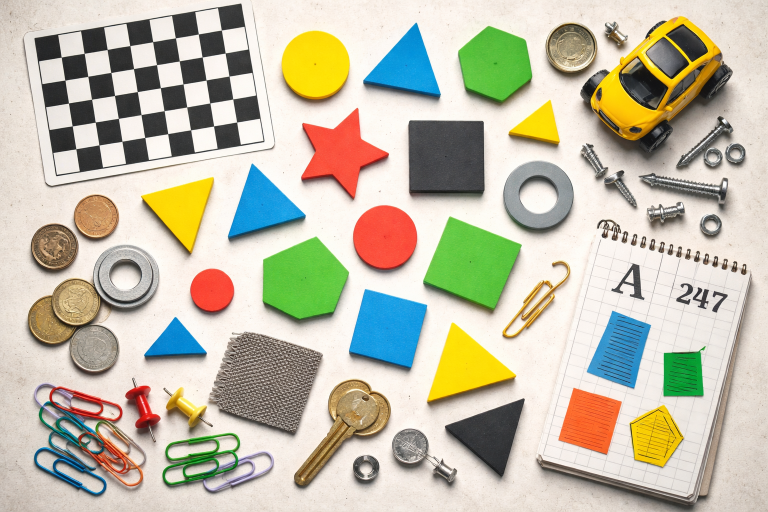
#> input picture 4-Computer-Vision/4.3-Classical-Computer-Vision/code/imgs/test.png, 1536 x 1024 px (shown at 1/2 size)
$ python morphological_operate.py
#> lines starting #> are read from the running program, lines starting #| are printed output that depends on the picture; after the words box and inside, x2 and y2 are one past the last pixel; in counts of white or black regions, pixels touching at a corner belong together
### 4-Computer-Vision/4.3-Classical-Computer-Vision/code/interactive_cv_utils.py
import os
from typing import List, Sequence, Tuple

import cv2
import numpy as np


MAX_PREVIEW_WIDTH = 1200
MAX_DISPLAY_WIDTH = 1600
MAX_DISPLAY_HEIGHT = 900
PANEL_GAP = 8
PANEL_BACKGROUND = (18, 18, 18)
STATUS_FONT_SCALE = 0.95
STATUS_TEXT_THICKNESS = 2
STATUS_LINE_HEIGHT = 40
STATUS_TEXT_PADDING_X = 20
STATUS_TEXT_PADDING_Y = 22


def noop(_: int) -> None:
    pass


def load_image_from_script_dir(
    script_file: str,
    relative_path: str,
    flags: int = cv2.IMREAD_COLOR,
) -> np.ndarray:
#> called with relative_path = 'imgs/test.png', flags = 1
    base_dir = os.path.dirname(script_file)
    image_path = os.path.join(base_dir, relative_path)
    if not os.path.exists(image_path):
        raise FileNotFoundError(f"Source image not found: {image_path}")

    image = cv2.imread(image_path, flags)
#> image is the input picture: shape (1024, 1536, 3); mean B, G, R 169, 189.3, 193.6
    if image is None:
        raise ValueError(f"Failed to load image: {image_path}")
    return image


def resize_by_scale(image: np.ndarray, scale: float) -> np.ndarray:
    if scale == 1.0:
        return image.copy()

    interpolation = cv2.INTER_AREA if scale < 1.0 else cv2.INTER_LINEAR
    return cv2.resize(
        image,
        None,
        fx=scale,
        fy=scale,
        interpolation=interpolation,
    )


def prepare_preview(
    image: np.ndarray,
    max_width: int = MAX_PREVIEW_WIDTH,
) -> Tuple[np.ndarray, float]:
#> called with max_width = 1200
    height, width = image.shape[:2]
    if width <= max_width:
        return image.copy(), 1.0

    scale = max_width / float(width)
    return resize_by_scale(image, scale), scale


def fit_for_display(
    image: np.ndarray,
    max_width: int = MAX_DISPLAY_WIDTH,
    max_height: int = MAX_DISPLAY_HEIGHT,
) -> np.ndarray:
    height, width = image.shape[:2]
    scale = min(max_width / float(width), max_height / float(height), 1.0)
    return resize_by_scale(image, scale)


def ensure_color(image: np.ndarray) -> np.ndarray:
    if image.ndim == 2:
        return cv2.cvtColor(image, cv2.COLOR_GRAY2BGR)
    if image.shape[2] == 1:
        return cv2.cvtColor(image, cv2.COLOR_GRAY2BGR)
    return image.copy()


# [6 lines left out: function normalize_to_uint8, not called in this run]


def draw_corner_label(image: np.ndarray, text: str) -> np.ndarray:
    labeled = ensure_color(image)
    font = cv2.FONT_HERSHEY_SIMPLEX
    font_scale = max(0.95, min(labeled.shape[:2]) / 600.0)
    thickness = max(2, int(round(font_scale * 2)))
    padding = 14

    (text_width, text_height), baseline = cv2.getTextSize(text, font, font_scale, thickness)
    box_width = text_width + padding * 2
    box_height = text_height + baseline + padding * 2

    overlay = labeled.copy()
    cv2.rectangle(overlay, (12, 12), (12 + box_width, 12 + box_height), (0, 0, 0), -1)
    cv2.addWeighted(overlay, 0.55, labeled, 0.45, 0, labeled)
    cv2.putText(
        labeled,
        text,
        (12 + padding, 12 + padding + text_height),
        font,
        font_scale,
        (0, 0, 0),
        thickness + 2,
        cv2.LINE_AA,
    )
    cv2.putText(
        labeled,
        text,
        (12 + padding, 12 + padding + text_height),
        font,
        font_scale,
        (255, 255, 255),
        thickness,
        cv2.LINE_AA,
    )
    return labeled


def wrap_text_lines(
    lines: Sequence[str],
    max_width: int,
    font: int,
    font_scale: float,
    thickness: int,
) -> List[str]:
    wrapped_lines: List[str] = []

    for line in lines:
        words = line.split(" ")
        if not words:
            wrapped_lines.append("")
            continue

        current = words[0]
        for word in words[1:]:
            candidate = current + " " + word
            candidate_width, _ = cv2.getTextSize(candidate, font, font_scale, thickness)
            if candidate_width[0] <= max_width:
                current = candidate
            else:
                wrapped_lines.append(current)
                current = word
        wrapped_lines.append(current)

    return wrapped_lines


def build_status_panel(width: int, lines: Sequence[str]) -> np.ndarray:
    font = cv2.FONT_HERSHEY_SIMPLEX
    max_text_width = max(200, width - STATUS_TEXT_PADDING_X * 2)
    wrapped_lines = wrap_text_lines(
        lines,
        max_text_width,
        font,
        STATUS_FONT_SCALE,
        STATUS_TEXT_THICKNESS,
    )
    panel_height = STATUS_TEXT_PADDING_Y * 2 + len(wrapped_lines) * STATUS_LINE_HEIGHT
    panel = np.full((panel_height, width, 3), PANEL_BACKGROUND, dtype=np.uint8)

    for index, line in enumerate(wrapped_lines):
        y = STATUS_TEXT_PADDING_Y + 24 + index * STATUS_LINE_HEIGHT
        cv2.putText(
            panel,
            line,
            (STATUS_TEXT_PADDING_X, y),
            font,
            STATUS_FONT_SCALE,
            (0, 0, 0),
            STATUS_TEXT_THICKNESS + 2,
            cv2.LINE_AA,
        )
        cv2.putText(
            panel,
            line,
            (STATUS_TEXT_PADDING_X, y),
            font,
            STATUS_FONT_SCALE,
            (235, 235, 235),
            STATUS_TEXT_THICKNESS,
            cv2.LINE_AA,
        )

    return panel


def odd_kernel_from_slider(slider_value: int, minimum: int = 1) -> int:
    return max(minimum, slider_value * 2 + 1)


# [4 lines left out: function optional_blur_kernel_from_slider, not called in this run]


def stack_panels(images: Sequence[np.ndarray]) -> np.ndarray:
    prepared = [ensure_color(image) for image in images]
    height = max(image.shape[0] for image in prepared)
    panels: List[np.ndarray] = []

    for index, image in enumerate(prepared):
        if image.shape[0] < height:
            padded = np.full((height, image.shape[1], 3), PANEL_BACKGROUND, dtype=np.uint8)
            padded[: image.shape[0], : image.shape[1]] = image
            panels.append(padded)
        else:
            panels.append(image)

        if index != len(prepared) - 1:
            gap = np.full((height, PANEL_GAP, 3), PANEL_BACKGROUND, dtype=np.uint8)
            panels.append(gap)

    return np.hstack(panels)


def build_canvas(
    labeled_panels: Sequence[Tuple[str, np.ndarray]],
    status_lines: Sequence[str],
) -> np.ndarray:
    panel_count = max(1, len(labeled_panels))
    target_panel_width = max(
        320,
        int((MAX_DISPLAY_WIDTH - PANEL_GAP * (panel_count - 1)) / float(panel_count)),
    )

    resized_panels = []
    for label, image in labeled_panels:
        display_image = ensure_color(image)
        width = display_image.shape[1]
        if width > target_panel_width:
            scale = target_panel_width / float(width)
            display_image = resize_by_scale(display_image, scale)
        resized_panels.append(draw_corner_label(display_image, label))

    comparison = stack_panels(resized_panels)
    panel = build_status_panel(comparison.shape[1], status_lines)
    return fit_for_display(np.vstack([comparison, panel]))

### 4-Computer-Vision/4.3-Classical-Computer-Vision/code/morphological_operate.py
import cv2
import numpy as np
from typing import List, Optional, Tuple

from interactive_cv_utils import (
    build_canvas,
    load_image_from_script_dir,
    noop,
    odd_kernel_from_slider,
    prepare_preview,
)


WINDOW_NAME = "Interactive Morphology Demo"
MORPH_OPERATION_NAMES = [
    "Erode",
    "Dilate",
    "Opening",
    "Closing",
]
KERNEL_SHAPE_NAMES = [
    "Rect",
    "Ellipse",
    "Cross",
]


def build_structuring_element(shape_index: int, kernel_size: int) -> np.ndarray:
    shape_map = {
        0: cv2.MORPH_RECT,
        1: cv2.MORPH_ELLIPSE,
        2: cv2.MORPH_CROSS,
    }
    return cv2.getStructuringElement(shape_map.get(shape_index, cv2.MORPH_RECT), (kernel_size, kernel_size))


def apply_morphology(
    image,
    operation_index: int,
    threshold_value: int,
    kernel_slider: int,
    iterations_slider: int,
    shape_index: int,
) -> Tuple[np.ndarray, np.ndarray, List[str]]:
#> called with operation_index = 2, threshold_value = 170, kernel_slider = 2, iterations_slider = 1, shape_index = 0
    gray_image = cv2.cvtColor(image, cv2.COLOR_BGR2GRAY)
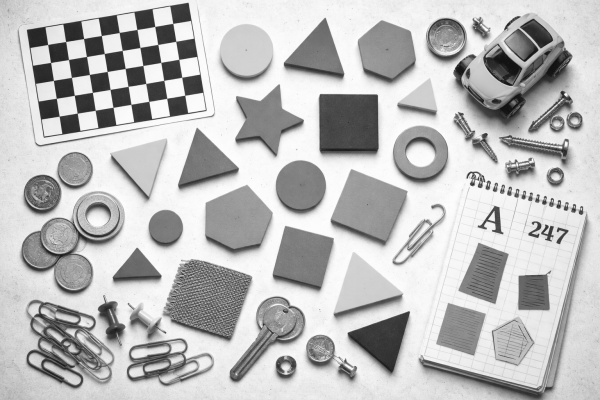
#> gray_image: shape (800, 1200) (shown at 1/2 size); min 13, max 254, mean 188.3
    gray_image = cv2.GaussianBlur(gray_image, (5, 5), 0)
    _, mask = cv2.threshold(gray_image, threshold_value, 255, cv2.THRESH_BINARY_INV)
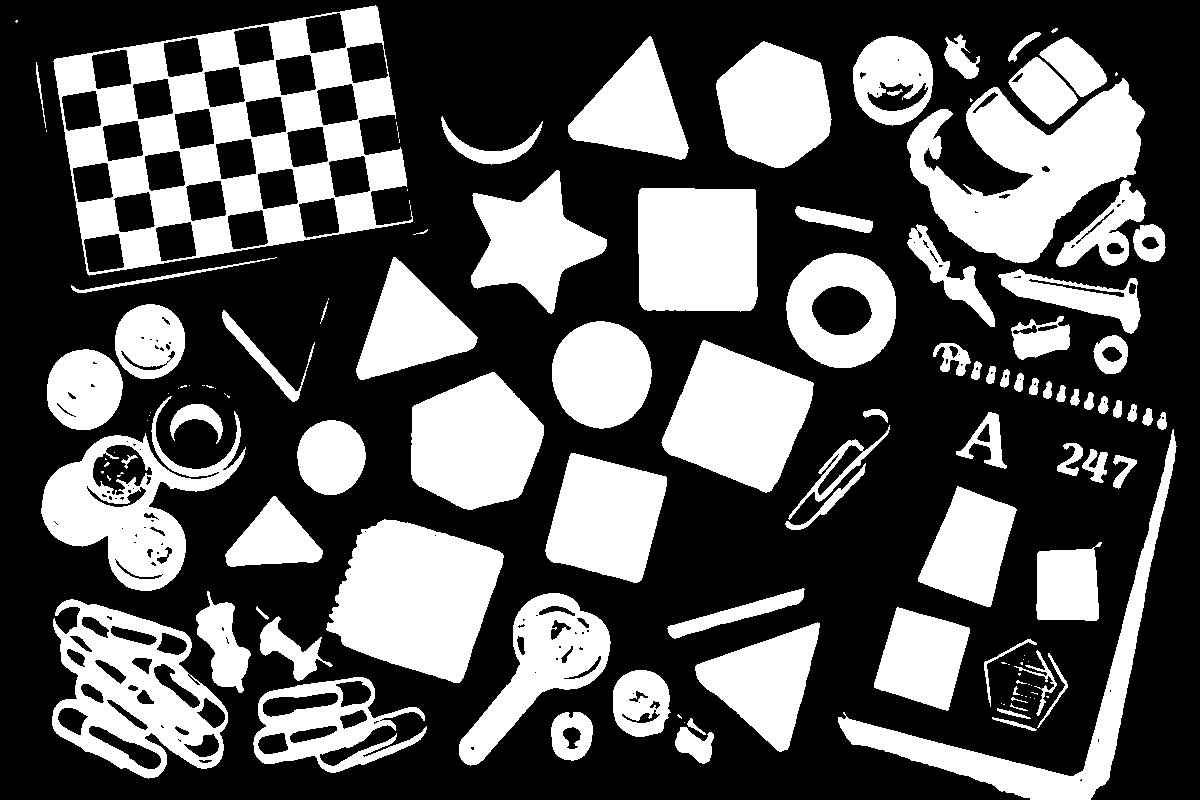
#> mask: shape (800, 1200); 34.9% white; 137 white regions (50 under 20 px), largest, box (x1, y1, x2, y2) and area: (53, 5, 413, 276) 38819, (907, 78, 1145, 263) 21699, (326, 519, 504, 683) 19627

    kernel_size = odd_kernel_from_slider(kernel_slider, minimum=1)
    iterations = max(1, iterations_slider)
    kernel = build_structuring_element(shape_index, kernel_size)

    if operation_index == 0:
        result = cv2.erode(mask, kernel, iterations=iterations)
    elif operation_index == 1:
        result = cv2.dilate(mask, kernel, iterations=iterations)
    elif operation_index == 2:
        result = cv2.morphologyEx(mask, cv2.MORPH_OPEN, kernel, iterations=iterations)
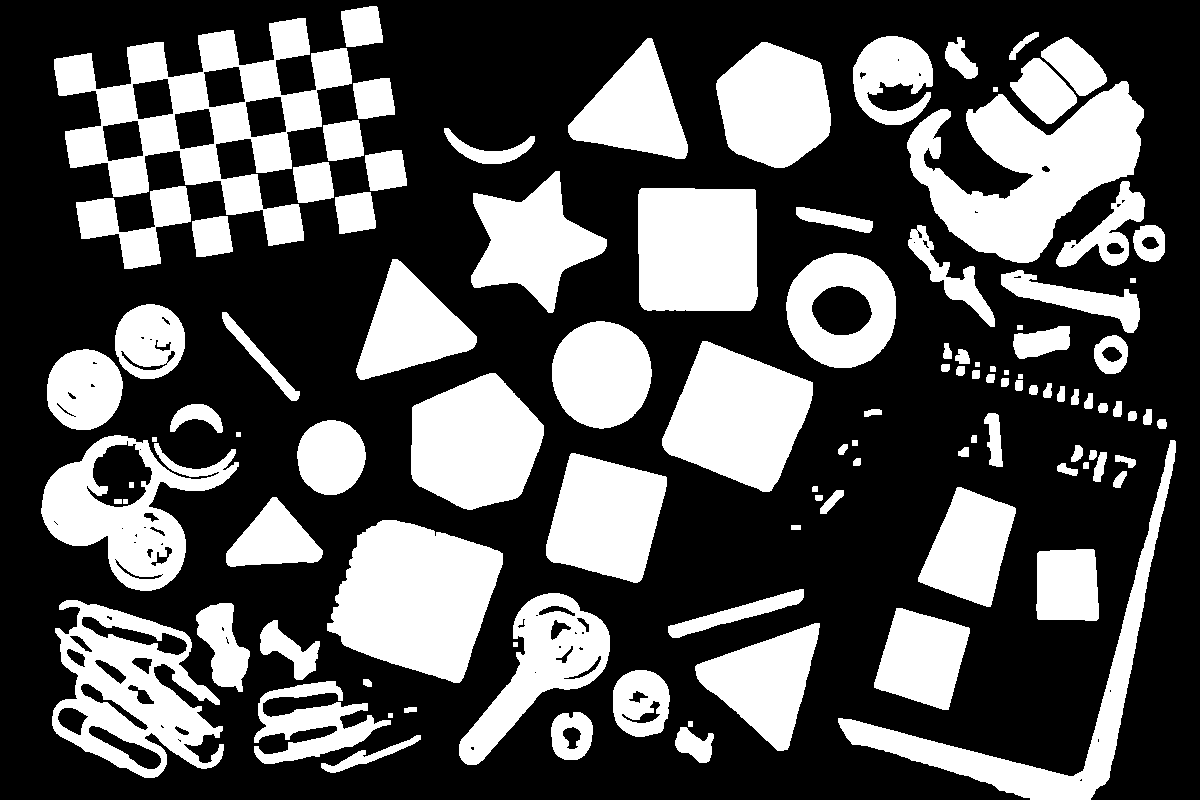
#> result: shape (800, 1200); 33.8% white; 109 white regions, largest, box (x1, y1, x2, y2) and area: (54, 18, 352, 246) 23697, (907, 81, 1144, 263) 21390, (327, 520, 503, 683) 19579
    else:
        result = cv2.morphologyEx(mask, cv2.MORPH_CLOSE, kernel, iterations=iterations)

    mode_lines = [
        f"Current operation: {MORPH_OPERATION_NAMES[operation_index]}",
        "Binary mask source: fixed Binary Inv threshold on the grayscale image.",
        f"Kernel shape: {KERNEL_SHAPE_NAMES[shape_index]}",
        f"Kernel size: {kernel_size} x {kernel_size}",
        f"Iterations: {iterations}",
    ]
    return mask, result, mode_lines


def render_frame(
    image,
    operation_index: int,
    threshold_value: int,
    kernel_slider: int,
    iterations_slider: int,
    shape_index: int,
):
    mask, result, mode_lines = apply_morphology(
        image,
        operation_index,
        threshold_value,
        kernel_slider,
        iterations_slider,
        shape_index,
    )
#> mode_lines = 5 items

    kernel_size = odd_kernel_from_slider(kernel_slider, minimum=1)
    iterations = max(1, iterations_slider)
    status_lines = [
        "Operation slider: 0 Erode | 1 Dilate | 2 Opening | 3 Closing",
        "Kernel shape slider: 0 Rect | 1 Ellipse | 2 Cross",
        f"Threshold slider: {threshold_value}",
        f"Kernel slider: {kernel_slider} -> {kernel_size}",
        f"Iterations slider: {iterations_slider} -> {iterations}",
        *mode_lines,
        "Controls: drag sliders to update in real time, press q or Esc to quit.",
    ]
    return build_canvas(
        [
            ("Original", image),
            ("Binary Mask", mask),
            (MORPH_OPERATION_NAMES[operation_index], result),
        ],
        status_lines,
    )
#> after the loop in build_canvas, `for label, image in labeled_panels:`: resized_panels = 3 items
#> in ensure_color (call 9), `return image.copy()`:
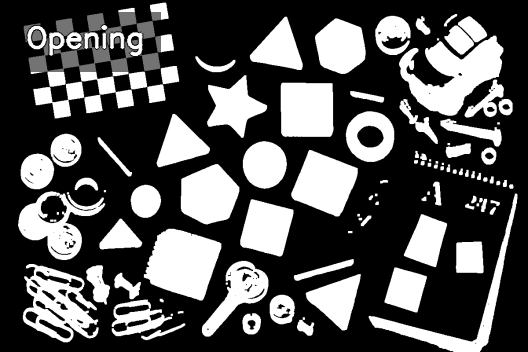
#> returned value: shape (352, 528, 3); min 0, max 255, mean 84.1
#> in stack_panels, `height = max(image.shape[0] for image in prepared)`: height = 352
#> the loop in stack_panels, `for index, image in enumerate(prepared):` made 3 passes
#> after the loop in stack_panels, `for index, image in enumerate(prepared):`: panels = 5 items
#> in stack_panels, `return np.hstack(panels)`:
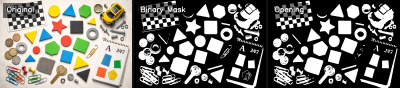
#> returned value: shape (352, 1600, 3) (shown at 1/4 size); mean of channels 0, 1, 2 111.4, 118.1, 119.5; drawn as B, G, R
#> the loop in wrap_text_lines, `for line in lines:` made 11 passes
#> after the loop in wrap_text_lines, `for line in lines:`: wrapped_lines = 11 items
#> in build_status_panel, `panel_height = STATUS_TEXT_PADDING_Y * 2 + len(wrapped_lines) * STATUS..`: panel_height = 484
#> the loop in build_status_panel, `for index, line in enumerate(wrapped_lines):` made 11 passes
#> (line, y) on passes 3, 4, 5, 6, 8, 9, 10: ('Threshold slider: 170', 126), ('Kernel slider: 2 -> 5', 166), ('Iterations slider: 1 -> 1', 206), ('Current operation: Opening', 246), ('Kernel shape: Rect', 326), ('Kernel size: 5 x 5', 366), ('Iterations: 1', 406)
#> after the loop in build_status_panel, `for index, line in enumerate(wrapped_lines):`:
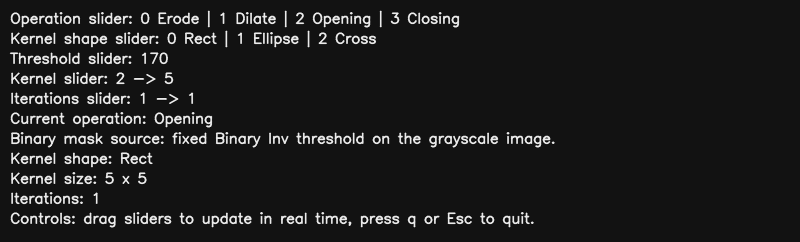
#> panel: shape (484, 1600, 3) (shown at 1/2 size); min 0, max 235, mean 29.6
#> in resize_by_scale (call 5), `return image.copy()`:
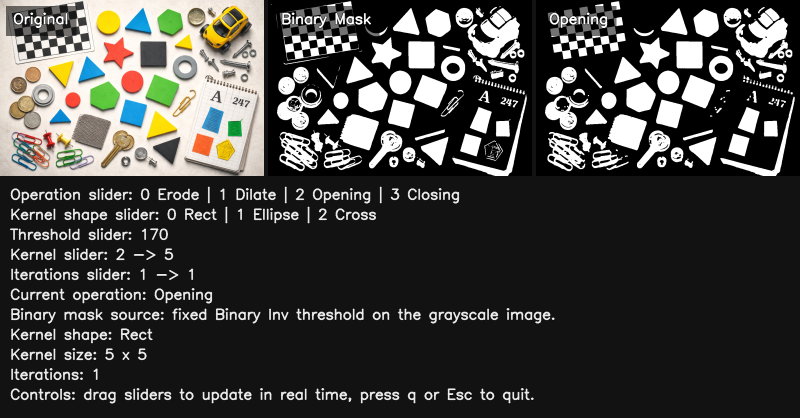
#> returned value: shape (836, 1600, 3) (shown at 1/2 size); mean of channels 0, 1, 2 64, 66.9, 67.4; drawn as B, G, R


def main() -> None:
    image = load_image_from_script_dir(__file__, "imgs/test.png")
    preview_image, _ = prepare_preview(image)

    cv2.namedWindow(WINDOW_NAME, cv2.WINDOW_NORMAL)
    cv2.resizeWindow(WINDOW_NAME, 1500, 900)
    cv2.createTrackbar("Operation", WINDOW_NAME, 2, len(MORPH_OPERATION_NAMES) - 1, noop)
    cv2.createTrackbar("Threshold", WINDOW_NAME, 170, 255, noop)
    cv2.createTrackbar("Kernel Size", WINDOW_NAME, 2, 15, noop)
    cv2.createTrackbar("Iterations", WINDOW_NAME, 1, 10, noop)
    cv2.createTrackbar("Kernel Shape", WINDOW_NAME, 0, len(KERNEL_SHAPE_NAMES) - 1, noop)

    last_state: Optional[Tuple[int, int, int, int, int]] = None

    while True:
        if cv2.getWindowProperty(WINDOW_NAME, cv2.WND_PROP_VISIBLE) < 1:
            break

        state = (
            cv2.getTrackbarPos("Operation", WINDOW_NAME),
            cv2.getTrackbarPos("Threshold", WINDOW_NAME),
            cv2.getTrackbarPos("Kernel Size", WINDOW_NAME),
            cv2.getTrackbarPos("Iterations", WINDOW_NAME),
            cv2.getTrackbarPos("Kernel Shape", WINDOW_NAME),
        )

        if state != last_state:
            frame = render_frame(preview_image, *state)
            cv2.imshow(WINDOW_NAME, frame)
            last_state = state

        key = cv2.waitKey(30) & 0xFF
#> (key q is pressed here)
        if key in (27, ord("q")):
            break

    cv2.destroyAllWindows()


if __name__ == "__main__":
    main()
